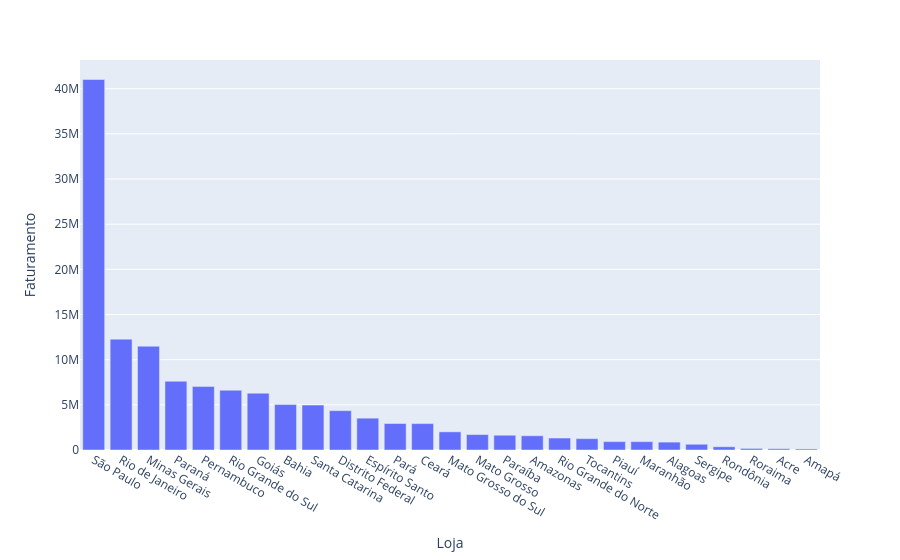

Source (notebook cell):
### Code cell
# PASSO 6 - CRIAR UM GRAFICO/DASHBOARD DA LOJA/ESTADO QUE MAIS VENDEU ( EM FATURAMENTO)

import plotly.express as px

grafico = px.bar(tb_faturamento_loja, y='Faturamento', x=tb_faturamento_loja.index)

grafico.show()

### Figure 1 — Plotly figure (JSON) as saved in the notebook; plotly's stock layout.template omitted (floating-point values rounded to 4 significant figures)
{"data": [{"hovertemplate": "Loja=%{x}<br>Faturamento=%{y}<extra></extra>", "legendgroup": "", "marker": {"color": "#636efa", "pattern": {"shape": ""}}, "name": "", "orientation": "v", "showlegend": false, "textposition": "auto", "type": "bar", "x": ["São Paulo", "Rio de Janeiro", "Minas Gerais", "Paraná", "Pernambuco", "Rio Grande do Sul", "Goiás", "Bahia", "Santa Catarina", "Distrito Federal", "Espírito Santo", "Pará", "Ceará", "Mato Grosso do Sul", "Mato Grosso", "Paraíba", "Amazonas", "Rio Grande do Norte", "Tocantins", "Piauí", "Maranhão", "Alagoas", "Sergipe", "Rondônia", "Roraima", "Acre", "Amapá"], "xaxis": "x", "y": [41018776, 12274351, 11491527, 7611645, 7041123, 6618703, 6288009, 5030257, 4971700, 4355565, 3523731, 2932941, 2925202, 2009149, 1708095, 1635059, 1574940, 1324966, 1256281, 929292, 924990, 872983, 637378, 358665, 173428, 142254, 116570], "yaxis": "y"}], "layout": {"barmode": "relative", "legend": {"tracegroupgap": 0}, "margin": {"t": 60}, "xaxis": {"anchor": "y", "domain": [0, 1], "title": {"text": "Loja"}}, "yaxis": {"anchor": "x", "domain": [0, 1], "title": {"text": "Faturamento"}}}}
